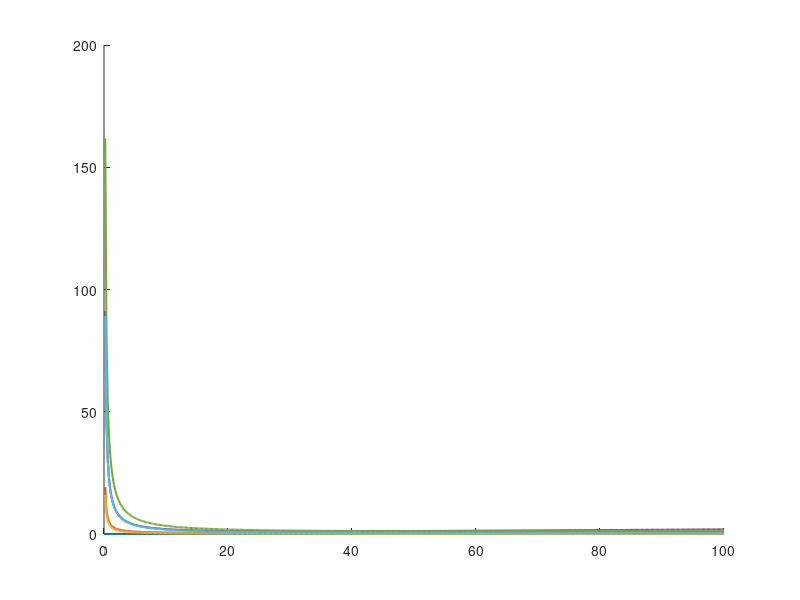

Reproduce this figure in MATLAB. (Note: this script raises an error after producing the figure.)
%% Constants
g = 32.174; % Gravity in ft/s^2
rho = 0.0023769; % Air density at sea level in slugs/ft^3

%% Aircraft Specifications
AR = 2.45; % Aspect ratio
Cl_max = 1.12; % Maximum lift coefficient with high-lift devices
Cd0 = 0.01; % Zero-lift drag coefficient
e = 0.8; % Oswald efficiency factor

%% Derived Parameters
W_S = linspace(0, 100, 500); % Wing loading range in lbs/ft^2
q = 0.5 * rho * (1.467 * 250)^2; % Dynamic pressure at 250 knots (ft/s)

%% Thrust-to-Weight Ratio Calculations
% Takeoff Constraint
Sg = 2000; % Takeoff ground roll in ft
mu = 0.04; % Rolling friction coefficient
T_W_takeoff = (1.21 / (g * rho * Cl_max * Sg)) * W_S + (0.605 / Cl_max) * (Cd0 - mu * Cl_max) + mu;

% Climb Constraint
V_v = 79.016 + 1.2722*(W_S); % Rate of climb in KCAS
V_inf = 399.843; % Climb speed in KCAS
q_climb = 0.5 * rho * V_inf^2;
cd_min = 0.02;
k = 1 / (pi * e * AR);
T_W_climb = (V_v / V_inf) + (q_climb ./ W_S) * cd_min + (k/q_climb)*(W_S);

% Cruise Constraint
V_cruise = 660; % Cruise speed in ft/s (approximately Mach 0.85)
rho = 7.382e-4;% Density of Air at 35k feet
q_cruise = 0.5 * rho * V_cruise^2;
n = 1;
T_W_cruise = q_cruise * (cd_min ./ (W_S) + k*(n/q_cruise)^2 * (W_S));

% Sustained Turn at Mach 0.9 Constraint
n_09M = 4; % Load factor for sustained turn at M=0.8
V_09M = 875.7; % Speed in ft/s (approximately Mach 0.8)
rho = 7.382e-4;% Density of Air at 35k feet
q_09M = 0.5 * rho * V_09M^2;
alpha = 0.31; % Ratio of Air Densities
T_W_turn_09M = (q_09M / alpha) .* ((cd_min ./ W_S) + k * ((n_09M*0.757 / q_09M).^2).*W_S);

% Sustained Turn at Mach 1.2 Constraint
n_12M = 3; % Load factor for sustained turn at M=1.2
V_12M = 1167; % Speed in ft/s (approximately Mach 1.2)
rho = 7.382e-4;% Density of Air at 35k feet
k = 1/(pi * 0.4 * AR);
q_12M = 0.5 * rho * V_12M^2;
T_W_turn_12M = (q_12M / alpha) .* ((cd_min ./ W_S) + k * ((n_12M*0.757 / q_12M).^2).*W_S);

% Mach 1.6 Dash Constraint
n = 2; 
V_16M = 1556; % Speed in ft/s (approximately Mach 1.4)
q_16M = 0.5 * rho * V_16M^2;
T_W_dash_16M = q_16M * (cd_min ./ (W_S) + k*(n/q_16M)^2 * (W_S));

% Landing Constraint
S_LDG = 3500; % Landing distance in feet
h_obst = 50; % Obstacle height in feet
tau = 0.05; % Approach speed parameter (assumed)
C_L_max = 1.2; % Maximum lift coefficient
C_D_LDG = 0.15; % Drag coefficient during landing
mu = 0.4; % Runway friction coefficient
T_gr = 0; % Thrust during ground roll (assumed negligible)
W = 1; % Normalized weight (it cancels out in equations)

% Landing distance equation

%% Plotting
figure;
hold on;
plot(W_S, T_W_takeoff, "LineWidth", 1.5);
plot(W_S, T_W_climb, "LineWidth", 1.5);
plot(W_S, T_W_cruise, "LineWidth", 1.5);
plot(W_S, T_W_turn_09M, "LineWidth", 1.5);
plot(W_S, T_W_turn_12M, "LineWidth", 1.5);
plot(W_S, T_W_dash_16M, "LineWidth", 1.5);
xline(83.3, "LineWidth", 1.5);

xlabel('Wing Loading (W/S) [lbs/ft^2]');
ylabel('Thrust-to-Weight Ratio (T/W)');
title('First Design Constraint Diagram');
legend('Takeoff', 'Climb', 'Cruise', 'Sustained Turn (M=0.9)', 'Sustained Turn (M=1.2)', 'Dash (M=1.6)', 'Landing');
grid on;
hold off;
axis([0 100 0 2])
